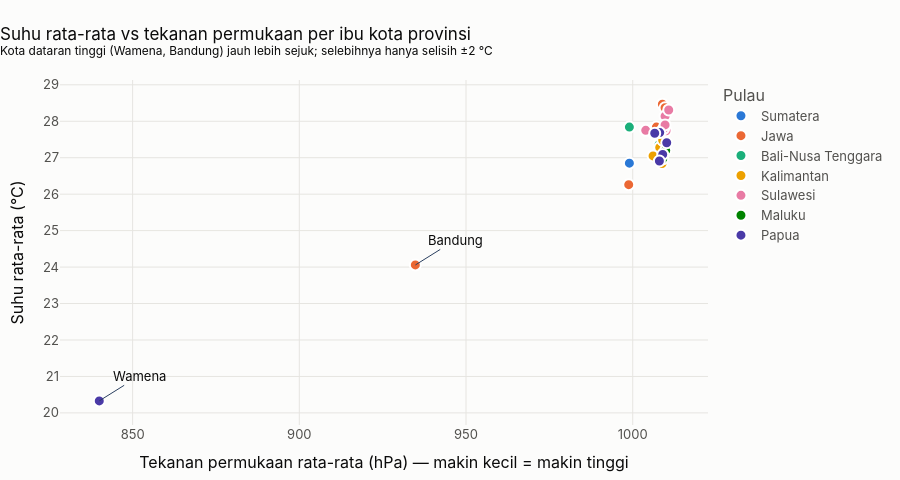

Notebook code cell kept with this figure:
### Code cell
# Visualisasi 7: scatter suhu vs tekanan permukaan (proksi ketinggian)
fig7 = px.scatter(
    per_prov.with_columns(pl.col("suhu").round(2), pl.col("tekanan").round(1)),
    x="tekanan", y="suhu", color="pulau", hover_name="provinsi", hover_data={"kota": True, "pulau": False},
    category_orders={"pulau": URUTAN_PULAU}, color_discrete_map=WARNA_PULAU,
    labels={"tekanan": "Tekanan permukaan rata-rata (hPa) — makin kecil = makin tinggi", "suhu": "Suhu rata-rata (°C)", "pulau": "Pulau"},
)
fig7.update_traces(marker=dict(size=11, line=dict(width=2, color="white")))
for row in per_prov.sort("tekanan").head(2).iter_rows(named=True):
    fig7.add_annotation(x=row["tekanan"], y=row["suhu"], text=row["kota"], showarrow=True, arrowhead=0, ax=40, ay=-25)
fig7.update_layout(
    title="Suhu rata-rata vs tekanan permukaan per ibu kota provinsi<br>"
          "<sup>Kota dataran tinggi (Wamena, Bandung) jauh lebih sejuk; selebihnya hanya selisih ±2 °C</sup>",
    height=480,
)
simpan(fig7, "07_scatter_suhu_vs_tekanan")
fig7.show()

### Figure 1 — Plotly figure (JSON) as saved in the notebook; plotly's stock layout.template omitted (floating-point values rounded to 4 significant figures)
{"data": [{"customdata": [["Palembang", "Sumatera"], ["Pangkal Pinang", "Sumatera"], ["Bengkulu", "Sumatera"], ["Jambi", "Sumatera"], ["Bandar Lampung", "Sumatera"], ["Padang", "Sumatera"], ["Medan", "Sumatera"], ["Banda Aceh", "Sumatera"], ["Pekanbaru", "Sumatera"], ["Tanjung Pinang", "Sumatera"]], "hovertemplate": "<b>%{hovertext}</b><br><br>Tekanan permukaan rata-rata (hPa) — makin kecil = makin tinggi=%{x}<br>Suhu rata-rata (°C)=%{y}<br>kota=%{customdata[0]}<extra></extra>", "hovertext": ["Sumatera Selatan", "Kepulauan Bangka Belitung", "Bengkulu", "Jambi", "Lampung", "Sumatera Barat", "Sumatera Utara", "Aceh", "Riau", "Kepulauan Riau"], "legendgroup": "Sumatera", "marker": {"color": "#2a78d6", "line": {"color": "white", "width": 2}, "size": 11, "symbol": "circle"}, "mode": "markers", "name": "Sumatera", "orientation": "v", "showlegend": true, "type": "scatter", "x": [1009.0, 1009.0, 1008.0, 1008.0, 999.0, 1006.0, 1007.0, 1010.0, 1008.0, 1007.0], "xaxis": "x", "y": [27.39, 27.29, 27.04, 27.35, 26.85, 27.67, 27.09, 27.72, 27.29, 27.64], "yaxis": "y"}, {"customdata": [["Surabaya", "Jawa"], ["Semarang", "Jawa"], ["Jakarta", "Jawa"], ["Yogyakarta", "Jawa"], ["Bandung", "Jawa"], ["Serang", "Jawa"]], "hovertemplate": "<b>%{hovertext}</b><br><br>Tekanan permukaan rata-rata (hPa) — makin kecil = makin tinggi=%{x}<br>Suhu rata-rata (°C)=%{y}<br>kota=%{customdata[0]}<extra></extra>", "hovertext": ["Jawa Timur", "Jawa Tengah", "DKI Jakarta", "DI Yogyakarta", "Jawa Barat", "Banten"], "legendgroup": "Jawa", "marker": {"color": "#eb6834", "line": {"color": "white", "width": 2}, "size": 11, "symbol": "circle"}, "mode": "markers", "name": "Jawa", "orientation": "v", "showlegend": true, "type": "scatter", "x": [1009.0, 1010.0, 1009.0, 998.8, 934.8, 1007.0], "xaxis": "x", "y": [28.47, 28.37, 27.53, 26.26, 24.06, 27.84], "yaxis": "y"}, {"customdata": [["Denpasar", "Bali-Nusa Tenggara"], ["Kupang", "Bali-Nusa Tenggara"], ["Mataram", "Bali-Nusa Tenggara"]], "hovertemplate": "<b>%{hovertext}</b><br><br>Tekanan permukaan rata-rata (hPa) — makin kecil = makin tinggi=%{x}<br>Suhu rata-rata (°C)=%{y}<br>kota=%{customdata[0]}<extra></extra>", "hovertext": ["Bali", "Nusa Tenggara Timur", "Nusa Tenggara Barat"], "legendgroup": "Bali-Nusa Tenggara", "marker": {"color": "#1baf7a", "line": {"color": "white", "width": 2}, "size": 11, "symbol": "circle"}, "mode": "markers", "name": "Bali-Nusa Tenggara", "orientation": "v", "showlegend": true, "type": "scatter", "x": [1009.0, 999.0, 1008.0], "xaxis": "x", "y": [27.24, 27.84, 27.36], "yaxis": "y"}, {"customdata": [["Pontianak", "Kalimantan"], ["Palangka Raya", "Kalimantan"], ["Banjarbaru", "Kalimantan"], ["Tanjung Selor", "Kalimantan"], ["Samarinda", "Kalimantan"]], "hovertemplate": "<b>%{hovertext}</b><br><br>Tekanan permukaan rata-rata (hPa) — makin kecil = makin tinggi=%{x}<br>Suhu rata-rata (°C)=%{y}<br>kota=%{customdata[0]}<extra></extra>", "hovertext": ["Kalimantan Barat", "Kalimantan Tengah", "Kalimantan Selatan", "Kalimantan Utara", "Kalimantan Timur"], "legendgroup": "Kalimantan", "marker": {"color": "#eda100", "line": {"color": "white", "width": 2}, "size": 11, "symbol": "circle"}, "mode": "markers", "name": "Kalimantan", "orientation": "v", "showlegend": true, "type": "scatter", "x": [1009.0, 1008.0, 1006.0, 1010.0, 1009.0], "xaxis": "x", "y": [26.84, 27.28, 27.05, 27.45, 27.48], "yaxis": "y"}, {"customdata": [["Kendari", "Sulawesi"], ["Manado", "Sulawesi"], ["Palu", "Sulawesi"], ["Mamuju", "Sulawesi"], ["Makassar", "Sulawesi"], ["Gorontalo", "Sulawesi"]], "hovertemplate": "<b>%{hovertext}</b><br><br>Tekanan permukaan rata-rata (hPa) — makin kecil = makin tinggi=%{x}<br>Suhu rata-rata (°C)=%{y}<br>kota=%{customdata[0]}<extra></extra>", "hovertext": ["Sulawesi Tenggara", "Sulawesi Utara", "Sulawesi Tengah", "Sulawesi Barat", "Sulawesi Selatan", "Gorontalo"], "legendgroup": "Sulawesi", "marker": {"color": "#e87ba4", "line": {"color": "white", "width": 2}, "size": 11, "symbol": "circle"}, "mode": "markers", "name": "Sulawesi", "orientation": "v", "showlegend": true, "type": "scatter", "x": [1010.0, 1004.0, 1010.0, 1011.0, 1009.0, 1010.0], "xaxis": "x", "y": [27.74, 27.75, 28.14, 28.31, 27.8, 27.9], "yaxis": "y"}, {"customdata": [["Ambon", "Maluku"], ["Sofifi", "Maluku"]], "hovertemplate": "<b>%{hovertext}</b><br><br>Tekanan permukaan rata-rata (hPa) — makin kecil = makin tinggi=%{x}<br>Suhu rata-rata (°C)=%{y}<br>kota=%{customdata[0]}<extra></extra>", "hovertext": ["Maluku", "Maluku Utara"], "legendgroup": "Maluku", "marker": {"color": "#008300", "line": {"color": "white", "width": 2}, "size": 11, "symbol": "circle"}, "mode": "markers", "name": "Maluku", "orientation": "v", "showlegend": true, "type": "scatter", "x": [1009.0, 1010.0], "xaxis": "x", "y": [26.97, 27.2], "yaxis": "y"}, {"customdata": [["Nabire", "Papua"], ["Wamena", "Papua"], ["Merauke", "Papua"], ["Manokwari", "Papua"], ["Sorong", "Papua"], ["Jayapura", "Papua"]], "hovertemplate": "<b>%{hovertext}</b><br><br>Tekanan permukaan rata-rata (hPa) — makin kecil = makin tinggi=%{x}<br>Suhu rata-rata (°C)=%{y}<br>kota=%{customdata[0]}<extra></extra>", "hovertext": ["Papua Tengah", "Papua Pegunungan", "Papua Selatan", "Papua Barat", "Papua Barat Daya", "Papua"], "legendgroup": "Papua", "marker": {"color": "#4a3aa7", "line": {"color": "white", "width": 2}, "size": 11, "symbol": "circle"}, "mode": "markers", "name": "Papua", "orientation": "v", "showlegend": true, "type": "scatter", "x": [1010.0, 840.0, 1009.0, 1008.0, 1008.0, 1007.0], "xaxis": "x", "y": [27.41, 20.33, 27.09, 27.69, 26.91, 27.67], "yaxis": "y"}], "layout": {"annotations": [{"arrowhead": 0, "ax": 40, "ay": -25, "showarrow": true, "text": "Wamena", "x": 840.0, "y": 20.33}, {"arrowhead": 0, "ax": 40, "ay": -25, "showarrow": true, "text": "Bandung", "x": 934.8, "y": 24.06}], "height": 480, "legend": {"title": {"text": "Pulau"}, "tracegroupgap": 0}, "title": {"text": "Suhu rata-rata vs tekanan permukaan per ibu kota provinsi<br><sup>Kota dataran tinggi (Wamena, Bandung) jauh lebih sejuk; selebihnya hanya selisih ±2 °C</sup>"}, "xaxis": {"anchor": "y", "domain": [0.0, 1.0], "title": {"text": "Tekanan permukaan rata-rata (hPa) — makin kecil = makin tinggi"}}, "yaxis": {"anchor": "x", "domain": [0.0, 1.0], "title": {"text": "Suhu rata-rata (°C)"}}}}
